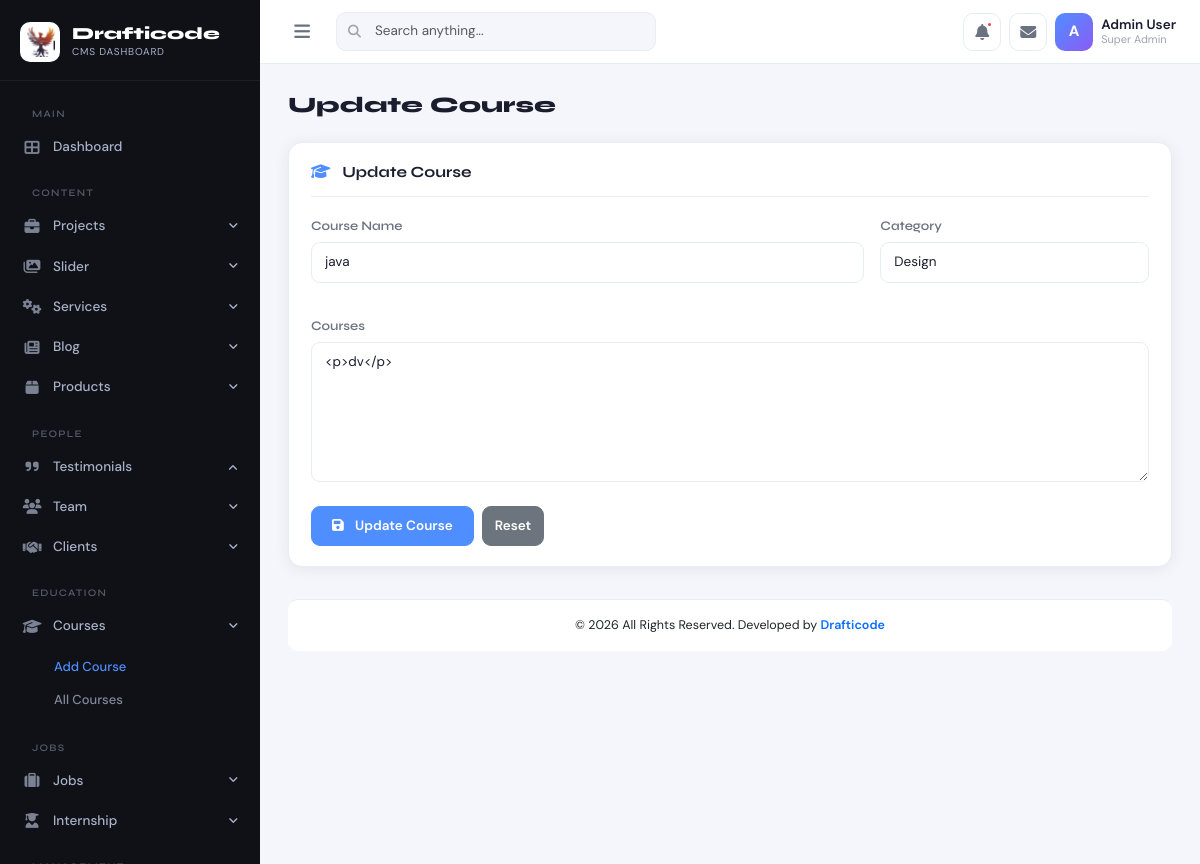
Page /admin-dashboard/addcourse.php?action=edit&id=1 on the committed database.
### tables this page shows
CREATE TABLE `courses` (
  `id` int(11) NOT NULL,
  `course_name` varchar(256) NOT NULL,
  `shortdescription` varchar(1000) NOT NULL,
  `description` varchar(5000) NOT NULL
);

### admin-dashboard/addcourse.php (the view, shortened to what this page needs)
<?php
include 'connection/config.php';
$editMode = false;
$row = [];
if (isset($_GET['action']) && $_GET['action'] == 'edit') {
    $editMode = true;
    $id = $_GET['id'];
    $stmt = $pdo->prepare("SELECT * FROM courses WHERE id=?");
    $stmt->execute([$id]);
    $row = $stmt->fetch();
}
?>
<!DOCTYPE html>
<html lang="en">
<head>
    <link rel="stylesheet" href="https://cdnjs.cloudflare.com/ajax/libs/bootstrap/5.3.2/css/bootstrap.min.css">
    <link rel="stylesheet" href="https://cdnjs.cloudflare.com/ajax/libs/font-awesome/6.5.1/css/all.min.css">
    <link rel="stylesheet" href="assets/css/admin.css">
</head>
<body>
    <?php include 'common/sidebar.php' ?>
    <?php include 'common/topbar.php' ?>
    <div id="main-content">
        <div class="page-header">
            <div>
                <h1 class="page-title"><?= $editMode ? 'Update Course' : 'Add Course' ?></h1>
            </div>
        </div>
        <div class="row justify-content-center">
            <div class="col-lg-12 col-xl-12">
                <div class="admin-card">
                    <div class="section-header">
                        <h3 class="section-title">
                            <i class="fas fa-graduation-cap me-2 text-primary-custom"></i>
                            <?= $editMode ? 'Update Course' : 'Add New Course' ?>
                        </h3>
                    </div>
                    <form method="POST" action="function.php">
                        <div class="row g-3">
                            <div class="col-md-8">
                                <div class="mb-3">
                                    <label class="form-label">Course Name</label>
                                    <input type="text"
                                        class="form-control"
                                        name="name"
                                        placeholder="Enter course name"
                                        value="<?= $editMode ? htmlspecialchars($row['course_name']) : '' ?>"
                                        required>
                                </div>
                            </div>
                            <div class="col-md-4">
                                <div class="mb-3">
                                    <label class="form-label">Category</label>
                                    <select class="form-select" name="category">
                                        <option value="Design"
                                            <?= ($editMode && $row['shortdescription'] == 'Design') ? 'selected' : '' ?>>Design</option>
                                    </select>
                                </div>
                            </div>
                            <div class="col-12">
                                <div class="mb-3">
                                    <label class="form-label">Courses</label>
                                    <textarea
                                        class="form-control"
                                        name="description"
                                        id="description"
                                        rows="5"
                                        style="min-height:140px"><?= $editMode ? htmlspecialchars($row['description'] ?? '') : '' ?></textarea>
                                </div>
                            </div>
                        </div>
                        <div class="d-flex gap-2 pt-2">
                            <button type="submit"
                                name="<?= $editMode ? 'update_course' : 'add_course' ?>"
                                class="btn btn-primary">
                                <i class="fas fa-save me-2"></i>
                                <?= $editMode ? 'Update Course' : 'Save Course' ?>
                            </button>
                            <button type="reset" class="btn btn-secondary">Reset</button>
                        </div>
                    </form>
                </div>
            </div>
        </div>
        <?php include 'common/footer.php' ?>
</body>
</html>

### admin-dashboard/assets/css/admin.css (style rules this page uses)
:root { --sidebar-width: 260px; --sidebar-bg: #0f1117; --sidebar-text: #a8b2c8; --sidebar-active: #ffffff; --sidebar-hover-bg: rgba(255,255,255,0.06); --sidebar-accent: #4f8eff; --topbar-height: 64px; --topbar-bg: #ffffff; --body-bg: #f4f6fb; --card-bg: #ffffff; --card-shadow: 0 2px 16px rgba(0,0,0,0.07); --card-radius: 14px; --text-primary: #1a1d2e; --text-secondary: #6b7280; --text-muted: #9ca3af; --border-color: #e8ecf4; --accent-blue: #4f8eff; --accent-purple: #8b5cf6; --accent-green: #10b981; --accent-orange: #f59e0b; --accent-red: #ef4444; --accent-cyan: #06b6d4; --transition: all 0.22s cubic-bezier(.4,0,.2,1); }
* { box-sizing: border-box; }
body { font-family: 'DM Sans', sans-serif; background: var(--body-bg); color: var(--text-primary); margin: 0; padding: 0; min-height: 100vh; font-size: 14.5px; }
h1,h2,h3,h4,h5,h6 { font-family: 'Syne', sans-serif; font-weight: 700; }
#main-content { margin-left: var(--sidebar-width); margin-top: var(--topbar-height); padding: 28px; min-height: calc(100vh - var(--topbar-height)); transition: var(--transition); }
.page-header { display: flex; align-items: center; justify-content: space-between; margin-bottom: 24px; }
.page-title { font-family: 'Syne', sans-serif; font-size: 22px; font-weight: 800; color: var(--text-primary); margin: 0; }
.admin-card { background: var(--card-bg); border-radius: var(--card-radius); box-shadow: var(--card-shadow); border: 1px solid var(--border-color); padding: 20px 22px; }
.btn-primary { background: var(--accent-blue); border-color: var(--accent-blue); font-weight: 600; font-size: 13.5px; padding: 9px 20px; border-radius: 9px; transition: var(--transition); }
.btn-secondary { border-radius: 9px; font-size: 13.5px; font-weight: 600; }
.form-label { font-size: 13px; font-weight: 600; color: var(--text-secondary); margin-bottom: 6px; font-family: 'Syne', sans-serif; }
.form-control, .form-select { border: 1.5px solid var(--border-color); border-radius: 9px; padding: 9px 13px; font-size: 13.5px; color: var(--text-primary); transition: var(--transition); background: var(--card-bg); }
textarea.form-control { min-height: 100px; resize: vertical; }
.section-header { display: flex; align-items: center; justify-content: space-between; margin-bottom: 18px; padding-bottom: 14px; border-bottom: 1px solid var(--border-color); }
.section-title { font-family: 'Syne', sans-serif; font-size: 15.5px; font-weight: 700; color: var(--text-primary); margin: 0; }
.text-primary-custom { color: var(--accent-blue) !important; }

### rows in the picture
courses: name "java", category "Design", description "<p>dv</p>"
